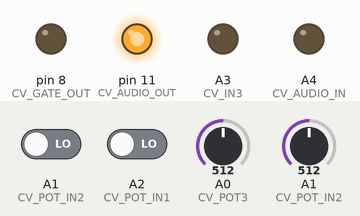
This sketch was run on a simulated Arduino Uno, built with avr-gcc and run on an emulated ATmega328P. Shown: output pins drawn as LEDs (lit = HIGH). The inputs (shaded band) are chosen by the test bench; at power-on: A0 (CV_POT3) = 512, A2 (CV_POT_IN1) LOW, A1 (CV_POT_IN2) LOW, A1 (CV_POT_IN2) = 512.

Above: at 1.2 s.
1.3 s: A0 (CV_POT3) set to 505
At 2.2 s:
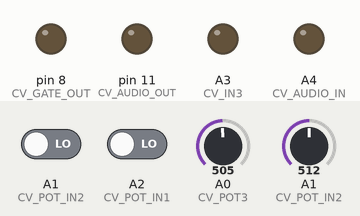
2.8 s: A2 (CV_POT_IN1) driven HIGH
At 3.3 s:
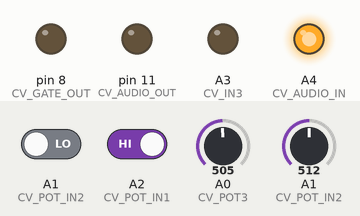
4.3 s: A0 (CV_POT3) set to 716
At 5.5 s:
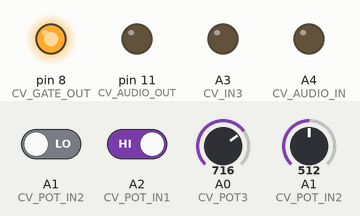
5.8 s: A0 (CV_POT3) set to 759
7.3 s: A0 (CV_POT3) set to 776
At 7.9 s:
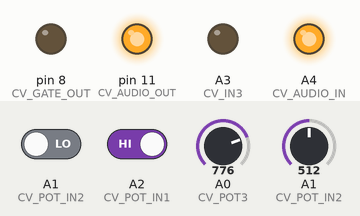
8.8 s: A1 (CV_POT_IN2) driven HIGH
At 9.1 s:
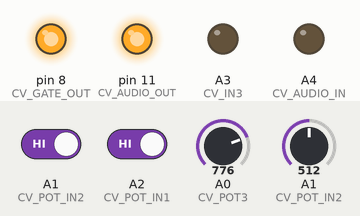
Timing chart, 0 to 11.3 s (numbered marks = the images above; inputs shaded):
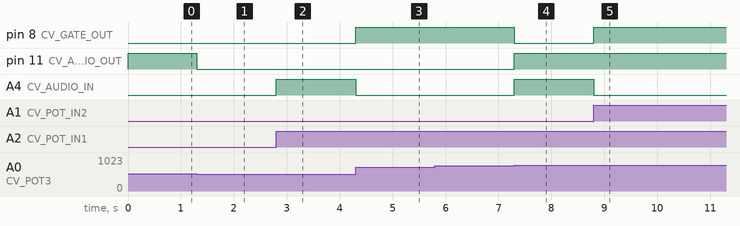

Measured:
- the behaviour switches between 512 and 511 on A0 (CV_POT3) (found by bisection; images 0 and 1)
- the behaviour switches between 767 and 768 on A0 (CV_POT3) (found by bisection; images 3 and 4)
- after the input at 1.3 s, pin 11 (CV_AUDIO_OUT): HIGH → LOW at once
- after the input at 2.8 s, A4 (CV_AUDIO_IN): LOW → HIGH at once
- after the input at 4.3 s, pin 8 (CV_GATE_OUT): LOW → HIGH at once; A4 (CV_AUDIO_IN): HIGH → LOW at once
- after the input at 5.8 s, every drawn part: stays the same
- after the input at 7.3 s, pin 8 (CV_GATE_OUT): HIGH → LOW at once; pin 11 (CV_AUDIO_OUT), A4 (CV_AUDIO_IN): LOW → HIGH at once
- after the input at 8.8 s, pin 8 (CV_GATE_OUT): LOW → HIGH at once; A4 (CV_AUDIO_IN): HIGH → LOW at once

The sketch:

multiplex.ino
```cpp
// (licence header left out)
/// MULTIPLEX is a simple 1 or 2 input, 4 output digital multiplexer.  MULTIPLEX was meant
/// to run on the AE Modular GRAINS, but it could be adapted to any Arduino.
///
/// SET GRAINS TO GRAINS MODE.  If you'd like to do Mozzi mode, change CV_AUDIO_OUT to 11.
///
/// MULTIPLEX takes 1 or 2 input signals and sends out 4 signals based on their values.
/// It can be used, for example, to turn on one of 4 output signals (to change the length
/// of SEQ16 to 4 different values for example), or to choose between four different
/// drum sounds in the DRUMKIT010.
///
/// MULTIPLEX has four modes, which are set (left to right) with POT 3.
///
///
/// MODE 1: SIMPLE MODE
/// In this mode, the value of POT 2 determines which outputs will output the incoming
/// signal.  There are only eight options:
///
/// NONE, OUT 1, OUT 2, OUT 3, OUT 4, OUTS 1 AND 2, OUTS 3 AND 4, ALL
///
/// IN 1 is the incoming digital signal (set the switch to IN1 and set POT1 to maximum).
/// Or set the switch to MAN and turn POT1 to change the signal.
///
///
/// MODE 2: BINARY MODE
/// In this mode, the value of POT 2 determines which outputs will output the incoming
/// signal.  There are 16 options, in binary order:
///
/// NONE,  OUT 1,  OUT 2,  OUTS 1, 2,  OUT 3,  OUTS 1, 3,  OUTS 2, 3,  OUTS 1, 2, 3
/// OUT 4,  OUTS 1, 4,  OUTS 2, 4, OUTS 1, 2, 4,  OUTS 3, 4,  OUTS 1, 3, 4,   OUTS 2, 3, 4,  OUTS 1, 2, 3, 4
///
/// Again IN 1 is the incoming digital signal (set the switch to IN1 and set POT1 to maximum).
/// Or set the switch to MAN and turn POT1 to change the signal.
///
///
/// MODE 3: MULTIPLEX MODE
/// In this mode, IN2/POT2 is now a second digital signal.  The combination of IN1/POT1 and IN2/POT2
/// determines which single output will output high (the others will output low):
///
/// POT1 LOW  POT2 LOW		Output 1
/// POT1 HIGH POT2 LOW		Output 2
/// POT1 LOW  POT2 HIGH		Output 3
/// POT1 HIGH POT2 HIGH		Output 4
///
///
/// MODE 4: PASS MODE
/// In this mode, IN2/POT2 is now a second digital signal.  Whatever is passed into IN1/POT1 gets sent
/// out OUTPUT 1, and whatever gets passed into IN2/POT2 gets sent out OUTPUT 2: and the inverse
/// of IN1/POT1 goes to OUTPUT3, while the inverse of IN2/POT2 goes to OUTPUT 4.
///
/// What's the point of this, you ask?  Well, you can use the pots to shut off or allow IN1 and IN2
/// to pass through.


/// CONFIGURATION
///
/// IN 1            Input Signal 1
/// IN 2            Multiplexer or Input Signal 2
/// IN 3            Output 3
/// AUDIO IN (A)    Output 4
/// AUDIO OUT       Output 1
/// DIGITAL OUT (D) Output 2
///
/// POT 1           Input Signal 1
///					[If in Modes 1, 2, or 3, set Switch to IN1 and keep at roughly 2 o'clock position]
///                 [If in Mode 4, set Switch to IN3 and use pot to cut off signal]
///
/// POT 2          	Multiplexer or Input Signal 2
///					[If in Mode 1 or 2, set Switch to MAN]
///					[If in Mode 3, set Switch to IN2 and keep at roughly 2 o'clock position]
///                 [If in Mode 4, set Switch to IN2 and use pot to cut off signal]
///
/// POT 3           Method


#define CV_POT_IN1    A2    // Input Signal 1
#define CV_POT_IN2    A1    // Multiplexer or Input Signal 2
#define CV_POT3       A0    // Method
#define CV_IN3        A3    // Output 3
#define CV_AUDIO_IN   A4    // Output 4
#define CV_AUDIO_OUT  11    // Output 1, GRAINS MODE
#define CV_GATE_OUT   8     // Output 2
#define RANDOM_PIN    A5

void setup()
    {
    pinMode(CV_AUDIO_OUT, OUTPUT);
    pinMode(CV_GATE_OUT, OUTPUT);
    pinMode(CV_IN3, OUTPUT);
    pinMode(CV_AUDIO_IN, OUTPUT);
    digitalWrite(CV_AUDIO_OUT, 0);
    digitalWrite(CV_GATE_OUT, 0);
    digitalWrite(CV_IN3, 0);
    digitalWrite(CV_AUDIO_IN, 0);
 	analogWrite(CV_AUDIO_OUT, 0);
    }

uint8_t simple[8][4] = {{0, 0, 0, 0}, {1, 0, 0, 0}, {0, 1, 0, 0}, {0, 0, 1, 0}, {0, 0, 0, 1},
					  	{1, 1, 0, 0}, {0, 0, 1, 1}, {1, 1, 1, 1}};

uint8_t binary[16][4] = { {0, 0, 0, 0}, {1, 0, 0, 0}, {0, 1, 0, 0}, {1, 1, 0, 0},
						{0, 0, 1, 0}, {1, 0, 1, 0}, {0, 1, 1, 0}, {1, 1, 1, 0},
						{0, 0, 0, 1}, {1, 0, 0, 1}, {0, 1, 0, 1}, {1, 1, 0, 1},
						{0, 0, 1, 1}, {1, 0, 1, 1}, {0, 1, 1, 1}, {1, 1, 1, 1}};

void loop()
    {
    uint8_t method = analogRead(CV_POT3) >> 8;
    uint8_t trigger = digitalRead(CV_POT_IN1);
    if (method == 0)		// simple
    	{
		uint8_t output = analogRead(CV_POT_IN2) >> 7;
		if (simple[output][0]) digitalWrite(CV_AUDIO_OUT, trigger); else digitalWrite(CV_AUDIO_OUT, 0);
		if (simple[output][1]) digitalWrite(CV_GATE_OUT, trigger); else digitalWrite(CV_GATE_OUT, 0);
		if (simple[output][2]) digitalWrite(CV_IN3, trigger); else digitalWrite(CV_IN3, 0);
		if (simple[output][3]) digitalWrite(CV_AUDIO_IN, trigger); else digitalWrite(CV_AUDIO_IN, 0);
		}
    else if (method == 1)	// binary
    	{
		uint8_t output = analogRead(CV_POT_IN2) >> 6;
		if (binary[output][0]) digitalWrite(CV_AUDIO_OUT, trigger);  else digitalWrite(CV_AUDIO_OUT, 0);
		if (binary[output][1]) digitalWrite(CV_GATE_OUT, trigger);  else digitalWrite(CV_GATE_OUT, 0);
		if (binary[output][2]) digitalWrite(CV_IN3, trigger);  else digitalWrite(CV_IN3, 0);
		if (binary[output][3]) digitalWrite(CV_AUDIO_IN, trigger); else digitalWrite(CV_AUDIO_IN, 0);
		}
    else if (method == 2)	// multiplex
    	{
		uint8_t trigger2 = digitalRead(CV_POT_IN2);
		digitalWrite(CV_AUDIO_OUT, !trigger && !trigger2);
		digitalWrite(CV_GATE_OUT, trigger && !trigger2);
		digitalWrite(CV_IN3, !trigger && trigger2);
		digitalWrite(CV_AUDIO_IN, trigger && trigger2);
		}
    else if (method == 3)	// pass
    	{
		uint8_t trigger2 = digitalRead(CV_POT_IN2);
		digitalWrite(CV_AUDIO_OUT, trigger);
		digitalWrite(CV_GATE_OUT, trigger2);
		digitalWrite(CV_IN3, !trigger);
		digitalWrite(CV_AUDIO_IN, !trigger2);
		}
    }
```
